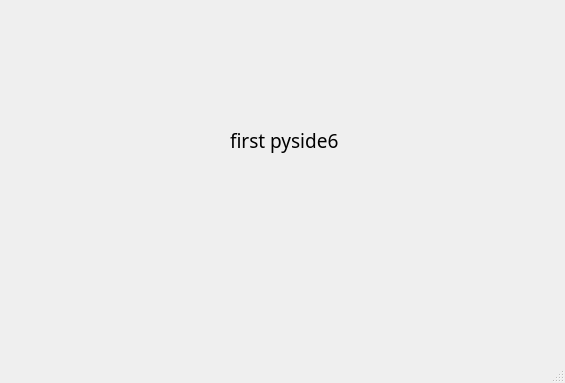
<?xml version="1.0" encoding="UTF-8"?>
<ui version="4.0">
 <class>MainWindow</class>
 <widget class="QMainWindow" name="MainWindow">
  <property name="geometry">
   <rect>
    <x>0</x>
    <y>0</y>
    <width>565</width>
    <height>383</height>
   </rect>
  </property>
  <property name="windowTitle">
   <string>MainWindow</string>
  </property>
  <widget class="QWidget" name="centralwidget">
   <widget class="QLabel" name="label">
    <property name="geometry">
     <rect>
      <x>230</x>
      <y>100</y>
      <width>111</width>
      <height>81</height>
     </rect>
    </property>
    <property name="font">
     <font>
      <family>Agency FB</family>
      <pointsize>14</pointsize>
     </font>
    </property>
    <property name="text">
     <string>first pyside6</string>
    </property>
   </widget>
  </widget>
  <widget class="QMenuBar" name="menubar">
   <property name="geometry">
    <rect>
     <x>0</x>
     <y>0</y>
     <width>565</width>
     <height>23</height>
    </rect>
   </property>
  </widget>
  <widget class="QStatusBar" name="statusbar"/>
 </widget>
 <resources/>
 <connections/>
</ui>
